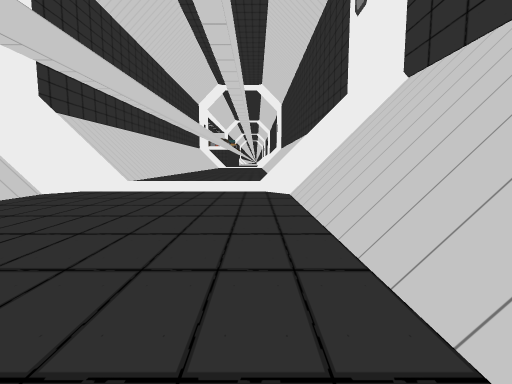
View 1 (above)

12 first-person views from a walk through a scene from a Unity 3-D project. The camera is 1.4 m above the floor, tilts 6° down and sees 85° across. The floor is counted in squares, 2 m on a side. Each view is taken from the middle of a square. On the plan, view 1 faces up. The plan holds only what a view shows up to about 9 squares ahead; the rest is blank. The place goes on beyond the plan. The player character is not drawn. Some animated figures are not drawn. Some surface patterns are stand-ins.

View 2
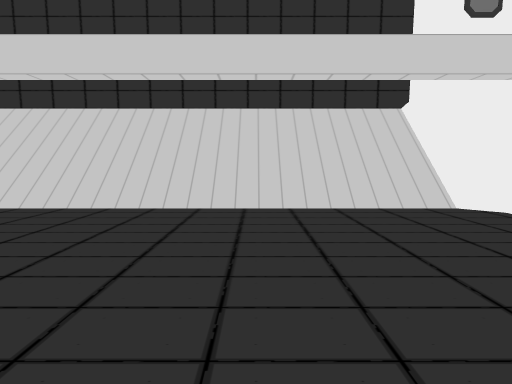

View 3
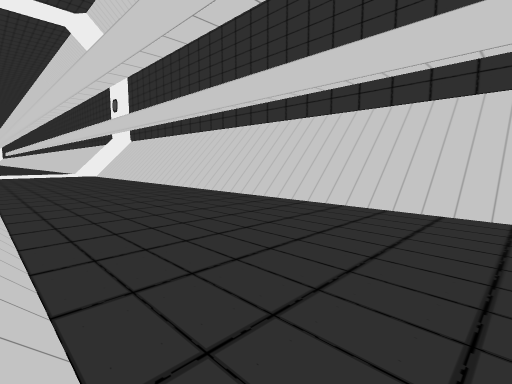

View 4
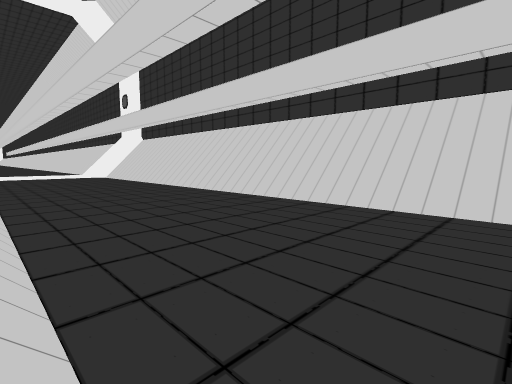

View 5
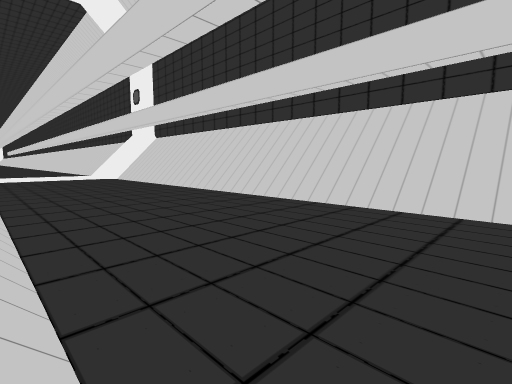

View 6
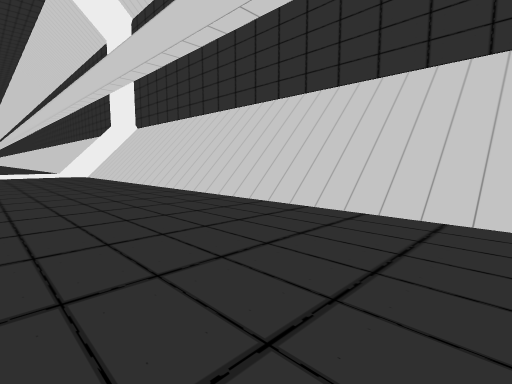

View 7
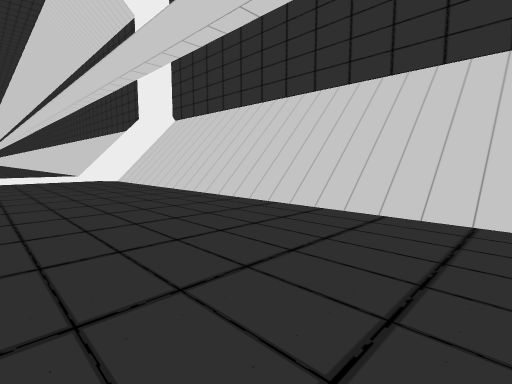

View 8
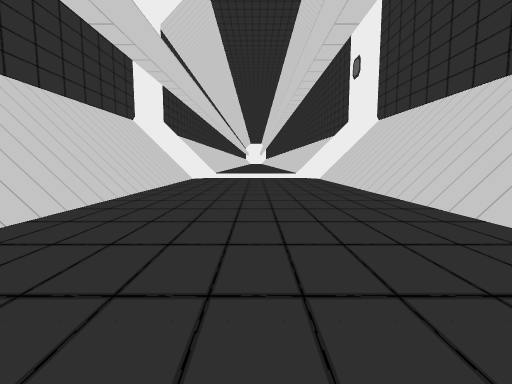

View 9
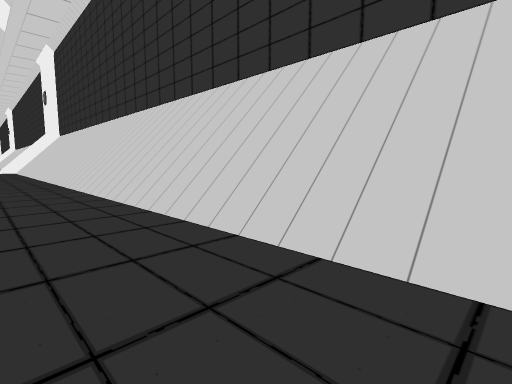

View 10
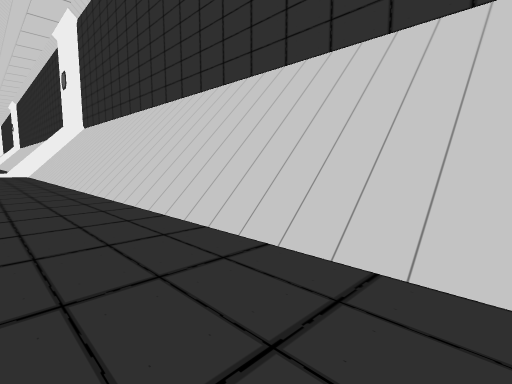

View 11
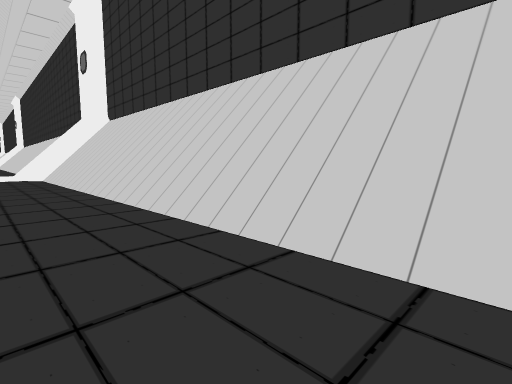

View 12
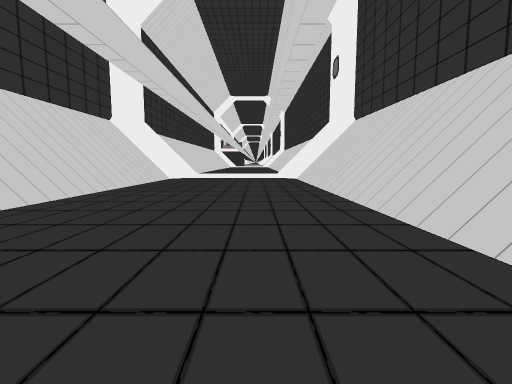

### Floor plan
Key: @ floor where view 1 was taken; # wall or solid block; . main floor; : floor 0.25 m higher than the main floor; / step, stairs or slope; = window, fence, low wall or low ledge.
Columns run from 8 left of view 1 to 4 right of it. Each row starts with its distance up from view 1.
  9  #==/:::/==#
  8  #//::::://#
  7 ##==/:::/==##
  6 #///.....///#
  5 #///.....///#
  4 #///.....///#
  3 #///.....///#
  2 #///.....///#
  1 #///.....///#
  0 #///....@///#
 -1 #///.....///#
 -2 #///.....///#
 -3 #///.....///#
 -4 #///.....///#
 -5 #///.....///#
 -6 #///.....///#
 -7 #///.....///#
 -8 #///.....///#
 -9 #///.....///#
-10 #///.....///#
-11 #///.....///#
-12 #///.....///#
-13 #///.....///#
-14 #///.....///#
-15 #///.....///#
-16 #///.....///#
-17 #///.....///#
-18    /....
-19      ...

Where each view was taken, in squares from view 1:
view 1: 0 up, 0 right, facing up
view 2: 2 up, 1 right, facing left
view 3: 1 up, 1 right, facing down-left
view 4: 1 down, 1 right, facing down-left
view 5: 3 down, 1 right, facing down-left
view 6: 5 down, 1 left, facing down-left
view 7: 9 down, 1 left, facing down-left
view 8: 8 down, 2 left, facing down
view 9: 17 down, 1 left, facing up-right
view 10: 11 down, 1 left, facing up-right
view 11: 7 down, 1 left, facing up-right
view 12: 6 down, 1 left, facing up
